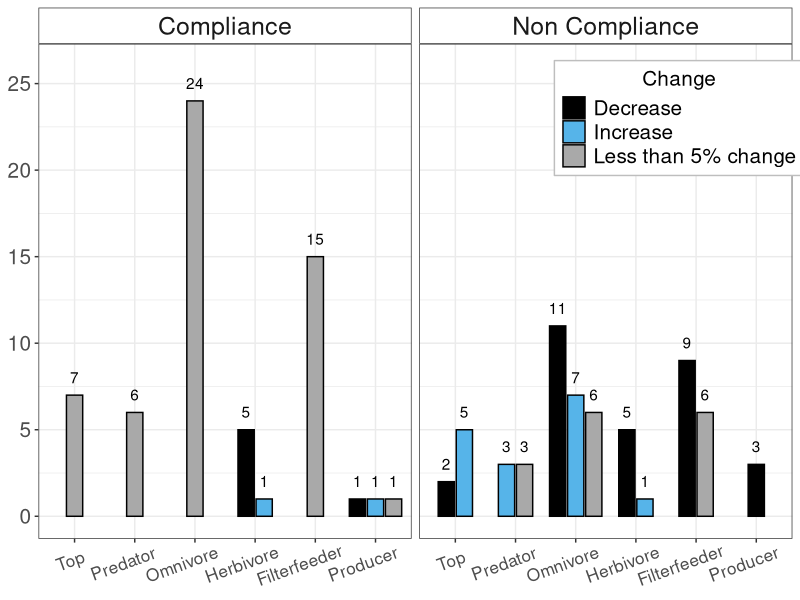
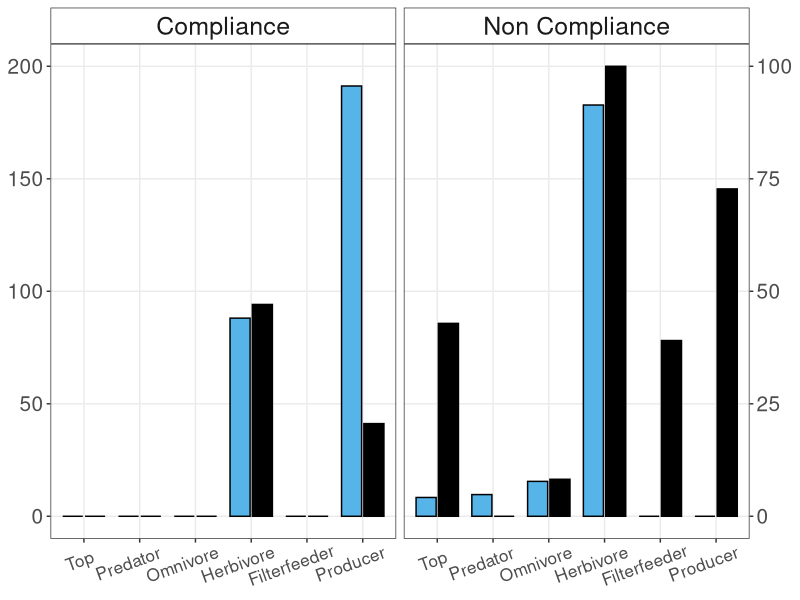
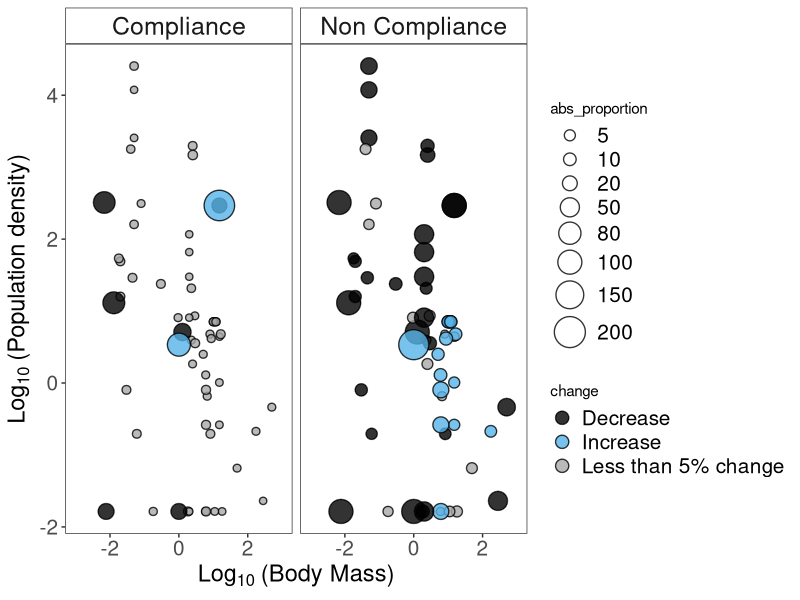
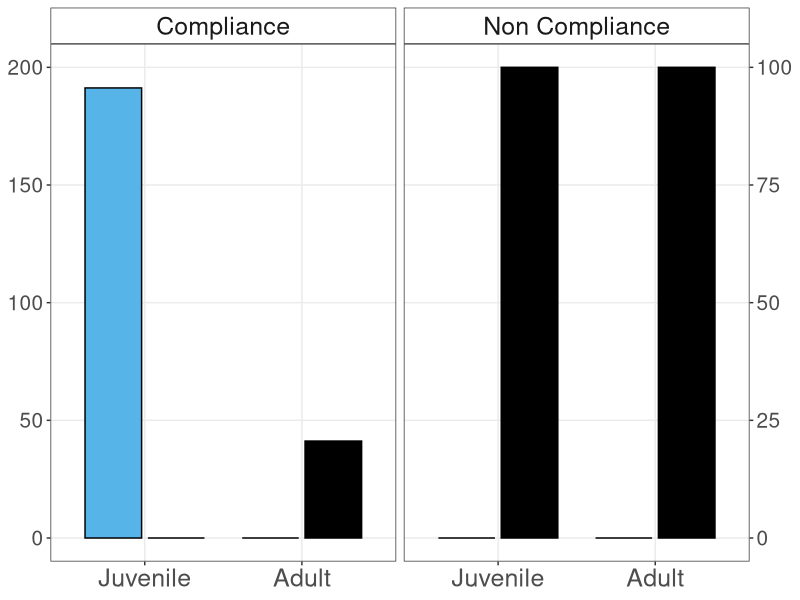
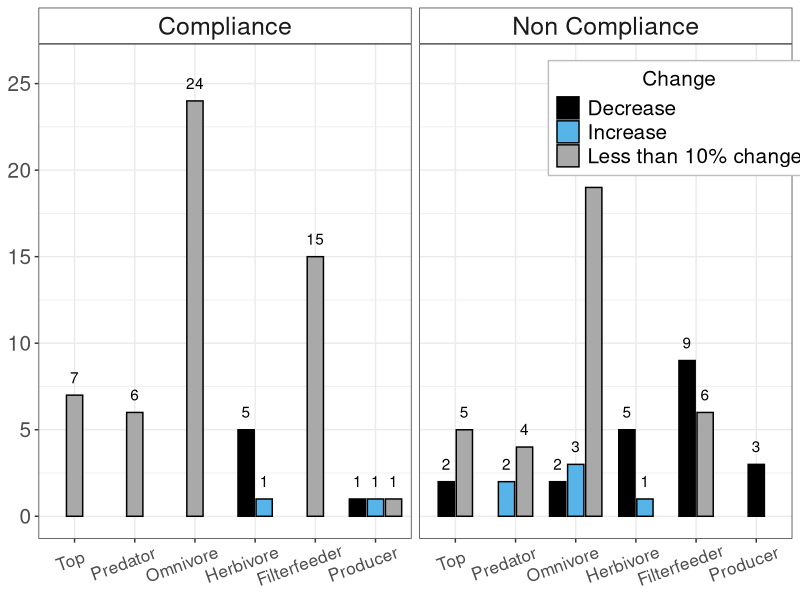

These figures' R source, in order:
# This is the R code for plotting the figures 3, 4, 5, S1 and S2

library(tidyverse)


Data = read.csv('paper_data.csv', header=T) # reading data

############ Plots for the paper ################

scenario.labs2 <- c("Compliance", "Non Compliance")
names(scenario.labs2) <- c("Compliance", "No_compliance_S2")

# Fig. 3. Number of species per trophic group that decreases (black bars), 
# increases (blue bars) or exhibited less than 5% change (grey bars) under 
# a) the scenario of Lessonia harvesting complying with fishing regulations, or
# b) not complying with regulation 4 (Table 1)

spp = Data %>% group_by(scenarios, TL,change) %>% summarize(n=n())

spp$TL = factor(spp$TL, levels=c('Top', 'Predator', 'Omnivore', 'Herbivore', 
                                   'Filterfeeder', 'Producer'))

ggplot(filter(spp, scenarios %in% c('Compliance', 'No_compliance_S2')), aes(x=TL, y=n,label=n, fill=change))+
  geom_col(position = position_dodge2(width = 0.9, preserve = "single"), col="black", ) +
  scale_fill_manual(values=c('black', '#56B4E9', 'darkgray'))+
  facet_grid(.~scenarios,labeller = labeller(scenarios=scenario.labs2))+
  labs(y='Number of species', x= 'Functional group', fill='Change')+
  scale_y_continuous(limits=c(0,26), breaks=c(0,5,10,15,20,25))+
  geom_text(position = position_dodge2(width = 0.9, preserve = "single"),vjust=-1)+
  theme_bw()+
  theme(
    #panel.grid.major  = element_blank(),
    #    panel.grid.minor  = element_blank(),
    legend.position   = c(0.85,0.85),
    axis.title        = element_blank(),
    legend.title      = element_text(size=15),
    legend.title.align = 0.5,
    legend.background = element_rect(colour ='grey'),
    legend.text       = element_text(size=15), 
    axis.text.y       = element_text(size=15),
    axis.text.x       = element_text(size=12.5, angle = 20, vjust = 0.8, hjust = 0.7),
    strip.background  = element_rect(fill = 'white'),
    strip.text        = element_text(size=18))

# Fig. 4. Changes in abundance of the rocky shore functional groups, 
# expressed as the change in biomass with respect to the unfished scenario 
# (no harvesting of Lessonia kelps). a) Effects of fishing under the scenario 
# of compliance to fishing regulations and b) under non-compliance with 
# regulation 4 (see Table 1).

spp2= Data %>% group_by(scenarios, TL,change) %>% summarize(mean=mean(abs_proportion))

spp2_v2 = spp2 %>% pivot_wider( names_from = change,
                                values_from = mean) %>% replace_na(list(Increase=0, Decrease=0)) 

spp2_v2$TL = factor(spp2_v2$TL, levels=c('Top', 'Predator', 'Omnivore', 'Herbivore', 
                                 'Filterfeeder', 'Producer'))

ggplot(filter(spp2_v2, scenarios %in% c('Compliance','No_compliance_S2')), aes(x=TL))+
  geom_bar(aes(y=Increase), width=0.36,col='black', fill='#56B4E9',stat='identity', 
           position = position_nudge(x=-0.2))+
  geom_bar(aes(y=(Decrease*2)), width=0.36,col='black', fill='black',stat='identity', 
           position = position_nudge(x=0.2))+
  facet_grid(.~scenarios,labeller = labeller(scenarios=scenario.labs2))+
  scale_y_continuous(limits = c(0,200),name = 'Increase',sec.axis = sec_axis(~.*0.5, name='Decrease', breaks = c(0,25,50,75,100)))+
  theme_bw()+
  theme(
    #panel.grid.major  = element_blank(),
    panel.grid.minor  = element_blank(),
    legend.position   = 'none',
    axis.title        = element_blank(),
    legend.title      = element_text(size=15),
    legend.title.align = 0.5,
    legend.background = element_rect(colour ='grey'),
    legend.text       = element_text(size=15), 
    axis.text.y       = element_text(size=15),
    axis.text.x       = element_text(size=12.5,angle = 20, vjust = 0.8, hjust = 0.7),
    strip.background  = element_rect(fill = 'white'),
    strip.text        = element_text(size=18))

# Fig. 5. Summary of ATN simulations showing the changes in the species 
# abundances a) after harvesting Lessonia spicata following all fishing  
# recommendations and b) after failing to comply with regulation number 4 from 
# Table 1. Changes in species abundances (diameters and point colors) are given 
# relative to a scenario without any fishing.

ggplot(filter(Data, scenarios %in% c("Compliance", "No_compliance_S2")), aes(x=log10(BodyMass), 
                                                                             y=log10(binit/BodyMass),
                                                                             size=abs_proportion, 
                                                                             #shape=change, 
                                                                             fill=change,label=label))+ 
  geom_point(shape =21,col="black", alpha=0.8, stroke=0.7)+
  #scale_y_continuous(limits=c(-4.5,4.5),
  #                   breaks=c(-4,-2,0,2,4))+
  guides(fill = guide_legend(override.aes = list(size=4)))+
  scale_fill_manual(values=c('black', '#56B4E9', 'darkgray'))+
  scale_x_continuous(limits=c(-3,3))+
  #scale_shape_manual(values=c(25,24,4))+
  scale_size_continuous(range=c(2,10), 
                        breaks=c(5,10,20,50,80,100,150,200),
                        limits=c(0,200))+
  #geom_text(vjust=-1, size=3, data=filter(Data, scenarios %in% c("Compliance", "No_compliance_S2"),
  #                        change %in% c("Increase") & CodeMatrix >40))+
  facet_wrap(vars(scenarios), labeller = labeller(scenarios=scenario.labs2))+
  #labs(x=)+
  theme_bw()+
  xlab(bquote("Log"[10]~"(Body Mass)"))+
  ylab(bquote("Log"[10]~"(Population density)"))+
  theme(
        #legend.title = element_blank(),
        #legend.position = 'none',
        legend.text = element_text(size=15),
        panel.grid.minor = element_blank(),
        panel.grid.major = element_blank(),
        strip.background = element_rect(fill="white"),
        strip.text       = element_text(size=18),
        axis.title       = element_text(size=17),
        #axis.title       = element_blank(),
        axis.text        = element_text(size=15))

# Fig. S1. Changes in abundance of adult and juvenile Lessonia spicata 
# biomass with respect to the no harvesting (unfished) scenario when 
# a) harvesting under the scenario of compliance to fishing regulations, 
# and b) under non-compliance with regulation 4 (see Table 1).

less_data = Data %>% 
  filter(label %in% c('lessonia nigrescens j','lessonia nigrescens a')) %>% 
  select(label,scenarios, change, abs_proportion) %>% 
  pivot_wider( names_from = change, values_from = abs_proportion) %>% replace_na(list(Increase=0, Decrease=0))

less_data$label = factor(less_data$label, levels=c('lessonia nigrescens j', 'lessonia nigrescens a'))

ggplot(filter(less_data, scenarios %in% c('Compliance', 'No_compliance_S2')), aes(x=label), fill=chage)+
  geom_bar(aes(y=Increase), width=0.36,col='black', fill='#56B4E9',stat='identity', 
           position = position_nudge(x=-0.2))+
  geom_bar(aes(y=(Decrease*2)), width=0.36,col='black', fill='black',stat='identity', 
           position = position_nudge(x=0.2))+
  scale_x_discrete(labels=c('lessonia nigrescens a'='Adult','lessonia nigrescens j'='Juvenile'))+
  scale_y_continuous(limits = c(0,200),name = 'Increase',sec.axis = sec_axis(~.*0.5, name='Decrease', breaks = c(0,25,50,75,100)))+
  theme_bw()+
  facet_grid(.~scenarios,labeller = labeller(scenarios=scenario.labs2))+
  theme(
    #panel.grid.major  = element_blank(),
    panel.grid.minor  = element_blank(),
    legend.position   = 'none',
    axis.title        = element_blank(),
    legend.title      = element_text(size=15),
    legend.title.align = 0.5,
    legend.background = element_rect(colour ='grey'),
    legend.text       = element_text(size=15), 
    axis.text         = element_text(size=15),
    axis.text.x       = element_text(size=18), 
    strip.background  = element_rect(fill = 'white'),
    strip.text        = element_text(size=18))

# Fig. S2. Number of species per trophic group that decreases (black bars), 
# increases (blue bars) or exhibited less than 10% change (grey bars) compared 
# to non-fishing scenario, under a) the scenario of Lessonia harvesting 
# complying with fishing regulations, or b) not complying with regulation 4 
# (Table 1).

head(Data)
trophic_lessthan10 = Data %>% group_by(scenarios, TL,change_v2) %>% summarize(n=n())

trophic_lessthan10$TL = factor(trophic_lessthan10$TL, levels=c('Top', 'Predator', 'Omnivore', 'Herbivore', 
                                 'Filterfeeder', 'Producer'))

ggplot(filter(trophic_lessthan10, scenarios %in% c('Compliance', 'No_compliance_S2')), aes(x=TL, y=n,label=n, fill=change_v2))+
  geom_col(position = position_dodge2(width = 0.9, preserve = "single"), col="black", ) +
  scale_fill_manual(values=c('black', '#56B4E9', 'darkgray'))+
  facet_grid(.~scenarios,labeller = labeller(scenarios=scenario.labs2))+
  labs(y='Number of species', x= 'Functional group', fill='Change')+
  scale_y_continuous(limits=c(0,26), breaks=c(0,5,10,15,20,25))+
  geom_text(position = position_dodge2(width = 0.9, preserve = "single"),vjust=-1)+
  theme_bw()+
  theme(
    #panel.grid.major  = element_blank(),
    #    panel.grid.minor  = element_blank(),
    legend.position   = c(0.85,0.85),
    axis.title        = element_blank(),
    legend.title      = element_text(size=15),
    legend.title.align = 0.5,
    legend.background = element_rect(colour ='grey'),
    legend.text       = element_text(size=15), 
    axis.text.y       = element_text(size=15),
    axis.text.x       = element_text(size=12.5, angle = 20, vjust = 0.8, hjust = 0.7),
    strip.background  = element_rect(fill = 'white'),
    strip.text        = element_text(size=18))